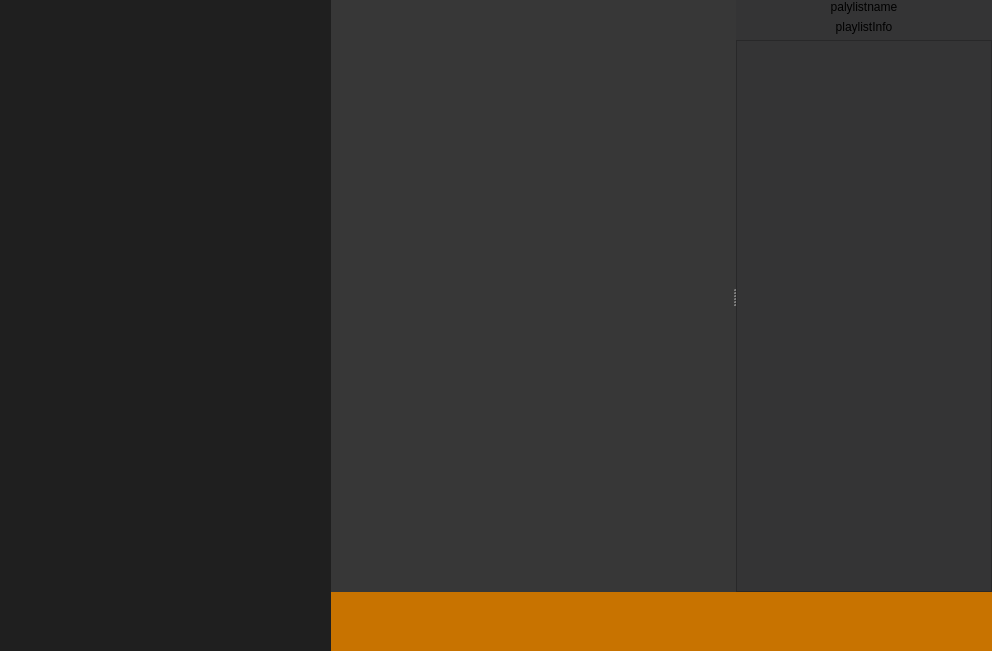
<?xml version="1.0" encoding="UTF-8"?>
<ui version="4.0">
 <class>MainWindow</class>
 <widget class="QMainWindow" name="MainWindow">
  <property name="geometry">
   <rect>
    <x>0</x>
    <y>0</y>
    <width>992</width>
    <height>651</height>
   </rect>
  </property>
  <property name="windowTitle">
   <string>MainWindow</string>
  </property>
  <property name="styleSheet">
   <string notr="true">background-color: rgb(55, 55,55);</string>
  </property>
  <widget class="QWidget" name="centralwidget">
   <layout class="QHBoxLayout" name="horizontalLayout" stretch="1,2">
    <property name="spacing">
     <number>0</number>
    </property>
    <property name="leftMargin">
     <number>0</number>
    </property>
    <property name="topMargin">
     <number>0</number>
    </property>
    <property name="rightMargin">
     <number>0</number>
    </property>
    <property name="bottomMargin">
     <number>0</number>
    </property>
    <item>
     <widget class="SideMenu" name="sideMenu" native="true">
      <property name="styleSheet">
       <string notr="true">background-color:rgb(31, 31, 31);</string>
      </property>
     </widget>
    </item>
    <item>
     <layout class="QGridLayout" name="gridLayout_2" rowstretch="10,1">
      <property name="leftMargin">
       <number>0</number>
      </property>
      <property name="verticalSpacing">
       <number>0</number>
      </property>
      <item row="0" column="0">
       <widget class="QSplitter" name="splitter">
        <property name="orientation">
         <enum>Qt::Horizontal</enum>
        </property>
        <widget class="PlayerView" name="playerView" native="true">
         <property name="sizePolicy">
          <sizepolicy hsizetype="Preferred" vsizetype="Preferred">
           <horstretch>1</horstretch>
           <verstretch>0</verstretch>
          </sizepolicy>
         </property>
         <property name="styleSheet">
          <string notr="true"/>
         </property>
        </widget>
        <widget class="QWidget" name="playListView" native="true">
         <property name="sizePolicy">
          <sizepolicy hsizetype="Expanding" vsizetype="Expanding">
           <horstretch>0</horstretch>
           <verstretch>0</verstretch>
          </sizepolicy>
         </property>
         <property name="baseSize">
          <size>
           <width>0</width>
           <height>0</height>
          </size>
         </property>
         <property name="styleSheet">
          <string notr="true">QWidget {
	background-color: rgb(52, 52, 53);
}</string>
         </property>
         <layout class="QGridLayout" name="gridLayout_3">
          <item row="0" column="0">
           <layout class="QVBoxLayout" name="verticalLayout">
            <item>
             <widget class="QLabel" name="PlaylistName">
              <property name="styleSheet">
               <string notr="true">font: 14pt &quot;PT Mono&quot;;</string>
              </property>
              <property name="text">
               <string>palylistname</string>
              </property>
              <property name="alignment">
               <set>Qt::AlignCenter</set>
              </property>
             </widget>
            </item>
            <item>
             <widget class="QLabel" name="playlistInfo">
              <property name="styleSheet">
               <string notr="true">font: 10pt &quot;PT Mono&quot;;</string>
              </property>
              <property name="text">
               <string>playlistInfo</string>
              </property>
              <property name="alignment">
               <set>Qt::AlignCenter</set>
              </property>
             </widget>
            </item>
           </layout>
          </item>
          <item row="1" column="0">
           <widget class="PlaylistView" name="listView">
            <property name="contextMenuPolicy">
             <enum>Qt::CustomContextMenu</enum>
            </property>
            <property name="acceptDrops">
             <bool>true</bool>
            </property>
            <property name="styleSheet">
             <string notr="true">QListWidget::item:selected {
    border: 1px solid #6a6ea9;
}

QPushButton:pressed {
	background-color: rgb(103, 0, 0);
}</string>
            </property>
            <property name="selectionBehavior">
             <enum>QAbstractItemView::SelectItems</enum>
            </property>
            <property name="resizeMode">
             <enum>QListView::Fixed</enum>
            </property>
            <property name="layoutMode">
             <enum>QListView::SinglePass</enum>
            </property>
            <property name="uniformItemSizes">
             <bool>false</bool>
            </property>
            <property name="selectionRectVisible">
             <bool>false</bool>
            </property>
           </widget>
          </item>
         </layout>
        </widget>
       </widget>
      </item>
      <item row="1" column="0">
       <widget class="ToolBar" name="toolBar" native="true">
        <property name="sizePolicy">
         <sizepolicy hsizetype="Expanding" vsizetype="Expanding">
          <horstretch>0</horstretch>
          <verstretch>0</verstretch>
         </sizepolicy>
        </property>
        <property name="autoFillBackground">
         <bool>false</bool>
        </property>
        <property name="styleSheet">
         <string notr="true">QWidget#toolBar {
	background-color: rgb(200, 115, 0);
}

QLabel {
	background-color: rgb(200, 115, 0);
}

QSlider {
	background-color: rgb(200, 115, 0);
}

QSlider::groove:horizontal {
    height: 8px;
    background-color: rgb(255, 255, 255);
}

QSlider::add-page:vertical {
    background: white;
}

QPushButton {
	background-color: rgba(255, 250, 0, 0);
	border-color: rgba(255, 255, 255, 0);
}

QPushButton:pressed {
	background-color: rgba(84, 83, 85, 179);
	border-radius: 14px;
}
</string>
        </property>
       </widget>
      </item>
     </layout>
    </item>
   </layout>
  </widget>
  <widget class="QMenuBar" name="menubar">
   <property name="geometry">
    <rect>
     <x>0</x>
     <y>0</y>
     <width>992</width>
     <height>22</height>
    </rect>
   </property>
  </widget>
 </widget>
 <customwidgets>
  <customwidget>
   <class>PlaylistView</class>
   <extends>QListView</extends>
   <header>PlaylistView.h</header>
   <slots>
    <signal>CurrentSongChanged(FileTags*)</signal>
   </slots>
  </customwidget>
  <customwidget>
   <class>PlayerView</class>
   <extends>QWidget</extends>
   <header>PlayerView.h</header>
   <container>1</container>
   <slots>
    <slot>ChangeVolume(int)</slot>
    <slot>Previous()</slot>
    <slot>Play(bool)</slot>
    <slot>Next()</slot>
    <slot>Mute(bool)</slot>
    <slot>Forward()</slot>
    <slot>Backward()</slot>
    <slot>SetSong(FileTags*)</slot>
   </slots>
  </customwidget>
  <customwidget>
   <class>ToolBar</class>
   <extends>QWidget</extends>
   <header>ToolBar.h</header>
   <container>1</container>
   <slots>
    <signal>VolumeValue(int)</signal>
    <signal>Shuffle(bool)</signal>
    <signal>Repeat(bool)</signal>
    <signal>Play(bool)</signal>
    <signal>Previous()</signal>
    <signal>Backward()</signal>
    <signal>Forward()</signal>
    <signal>Next()</signal>
    <signal>AddSong()</signal>
    <signal>DeleteSong()</signal>
    <signal>Reposition()</signal>
    <signal>Search()</signal>
    <signal>Menu()</signal>
    <signal>Mute(bool)</signal>
   </slots>
  </customwidget>
  <customwidget>
   <class>SideMenu</class>
   <extends>QWidget</extends>
   <header>SideMenu.h</header>
   <container>1</container>
  </customwidget>
 </customwidgets>
 <resources/>
 <connections>
  <connection>
   <sender>toolBar</sender>
   <signal>Play(bool)</signal>
   <receiver>playerView</receiver>
   <slot>Play(bool)</slot>
   <hints>
    <hint type="sourcelabel">
     <x>618</x>
     <y>649</y>
    </hint>
    <hint type="destinationlabel">
     <x>607</x>
     <y>401</y>
    </hint>
   </hints>
  </connection>
  <connection>
   <sender>toolBar</sender>
   <signal>Backward()</signal>
   <receiver>playerView</receiver>
   <slot>Backward()</slot>
   <hints>
    <hint type="sourcelabel">
     <x>717</x>
     <y>649</y>
    </hint>
    <hint type="destinationlabel">
     <x>364</x>
     <y>406</y>
    </hint>
   </hints>
  </connection>
  <connection>
   <sender>toolBar</sender>
   <signal>Forward()</signal>
   <receiver>playerView</receiver>
   <slot>Forward()</slot>
   <hints>
    <hint type="sourcelabel">
     <x>778</x>
     <y>649</y>
    </hint>
    <hint type="destinationlabel">
     <x>426</x>
     <y>427</y>
    </hint>
   </hints>
  </connection>
  <connection>
   <sender>toolBar</sender>
   <signal>Mute(bool)</signal>
   <receiver>playerView</receiver>
   <slot>Mute(bool)</slot>
   <hints>
    <hint type="sourcelabel">
     <x>654</x>
     <y>649</y>
    </hint>
    <hint type="destinationlabel">
     <x>656</x>
     <y>501</y>
    </hint>
   </hints>
  </connection>
  <connection>
   <sender>toolBar</sender>
   <signal>Next()</signal>
   <receiver>playerView</receiver>
   <slot>Next()</slot>
   <hints>
    <hint type="sourcelabel">
     <x>576</x>
     <y>649</y>
    </hint>
    <hint type="destinationlabel">
     <x>581</x>
     <y>499</y>
    </hint>
   </hints>
  </connection>
  <connection>
   <sender>toolBar</sender>
   <signal>Previous()</signal>
   <receiver>playerView</receiver>
   <slot>Previous()</slot>
   <hints>
    <hint type="sourcelabel">
     <x>538</x>
     <y>649</y>
    </hint>
    <hint type="destinationlabel">
     <x>545</x>
     <y>513</y>
    </hint>
   </hints>
  </connection>
  <connection>
   <sender>toolBar</sender>
   <signal>VolumeValue(int)</signal>
   <receiver>playerView</receiver>
   <slot>ChangeVolume(int)</slot>
   <hints>
    <hint type="sourcelabel">
     <x>792</x>
     <y>649</y>
    </hint>
    <hint type="destinationlabel">
     <x>460</x>
     <y>462</y>
    </hint>
   </hints>
  </connection>
  <connection>
   <sender>listView</sender>
   <signal>CurrentSongChanged(FileTags*)</signal>
   <receiver>playerView</receiver>
   <slot>SetSong(FileTags*)</slot>
   <hints>
    <hint type="sourcelabel">
     <x>837</x>
     <y>224</y>
    </hint>
    <hint type="destinationlabel">
     <x>514</x>
     <y>247</y>
    </hint>
   </hints>
  </connection>
 </connections>
 <slots>
  <slot>ChangeTheme(bool)</slot>
  <slot>SaveAllFiles()</slot>
 </slots>
</ui>
